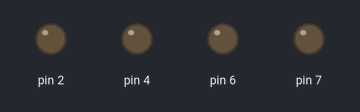
This sketch was run on a simulated Arduino Uno, built with avr-gcc and run on an emulated ATmega328P. Shown: output pins drawn as LEDs (lit = HIGH).

Above: at 0.3 s.
At 4.6 s:
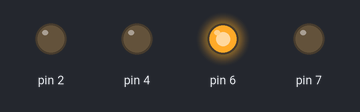
At 6.8 s:
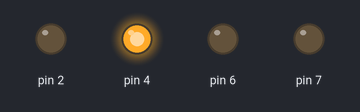
At 9.5 s:
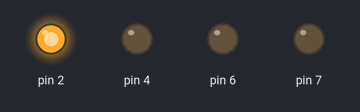
At 12.3 s:
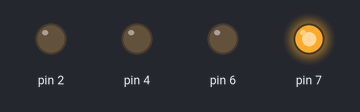
Timing chart, 0 to 14.4 s (numbered marks = the images above):
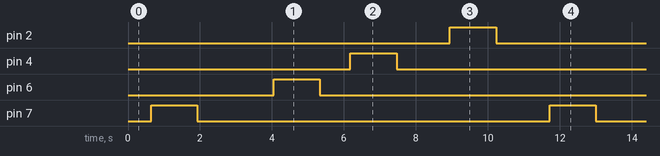

The sketch:

PWM.ino
```cpp
int d = 5;
void setup() {
  // put your setup code here, to run once:
pinMode(7, OUTPUT);
pinMode(6, OUTPUT);
pinMode(4, OUTPUT);
pinMode(2, OUTPUT);


}

void loop() {
  // put your main code here, to run repeatedly:

 for (int a =0; a < 256; a++)
 {
  analogWrite(7, a);
  delay(d);
 }

 for (int a =255; a>=0; a--)
 {
  analogWrite(7, a);
  delay(d);
 }
 delay(200);

 for (int a =0; a < 256; a++)
 {
  analogWrite(6, a);
  delay(d);
 }

 for (int a =255; a>=0; a--)
 {
  analogWrite(6, a);
  delay(d);
 }
 delay(200);


 for (int a =0; a < 256; a++)
 {
  analogWrite(4, a);
  delay(d);
 }

 for (int a =255; a>=0; a--)
 {
  analogWrite(4, a);
  delay(d);
 }
 delay(200);

 for (int a =0; a < 256; a++)
 {
  analogWrite(2, a);
  delay(d);
 }

 for (int a =255; a>=0; a--)
 {
  analogWrite(2,  a);
  delay(d);
 }
 delay(200);


}
```

Measured:
- by itself, pin 2, pin 4, pin 6, pin 7: alternates HIGH for 1.3 s and LOW for 9.8 s
